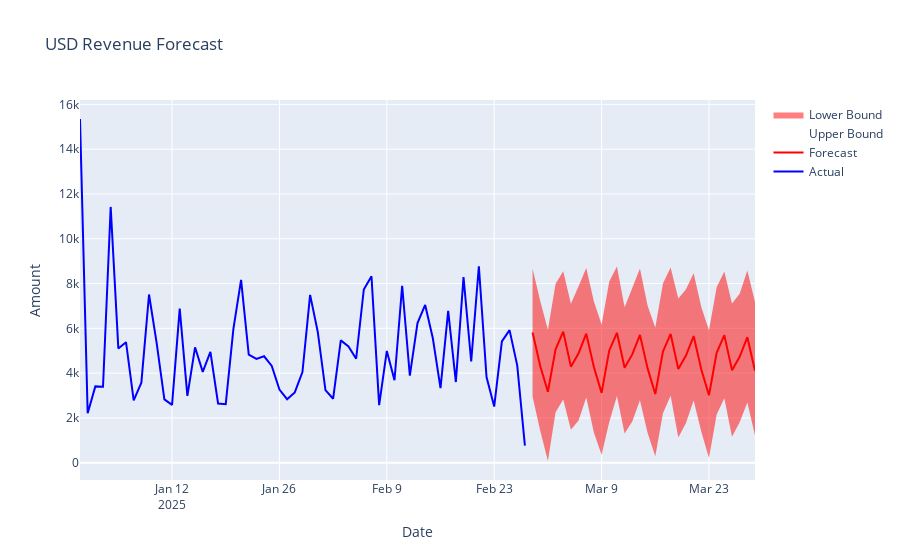

Here is the notebook cell this chart was saved with:
### Code cell
usd_fig = go.Figure()

usd_fig.add_trace(go.Scatter(
    x=usd_data.index,
    y=usd_data['y'],
    name='Actual',
    line=dict(color='blue')
))

future_mask = usd_forecast['ds'] > usd_data.index.max()
usd_fig.add_trace(go.Scatter(
    x=usd_forecast[future_mask]['ds'],
    y=usd_forecast[future_mask]['yhat'],
    name='Forecast',
    line=dict(color='red')
))

usd_fig.add_trace(go.Scatter(
    x=usd_conf_int[future_mask]['ds'],
    y=usd_conf_int[future_mask]['upper_bound'],
    fill=None,
    mode='lines',
    line_color='rgba(255,0,0,0)',
    name='Upper Bound'
))

usd_fig.add_trace(go.Scatter(
    x=usd_conf_int[future_mask]['ds'],
    y=usd_conf_int[future_mask]['lower_bound'],
    fill='tonexty',
    mode='lines',
    line_color='rgba(255,0,0,0)',
    name='Lower Bound'
))

usd_fig.update_layout(
    title='USD Revenue Forecast',
    xaxis_title='Date',
    yaxis_title='Amount',
    hovermode='x unified'
)

usd_fig.show()
